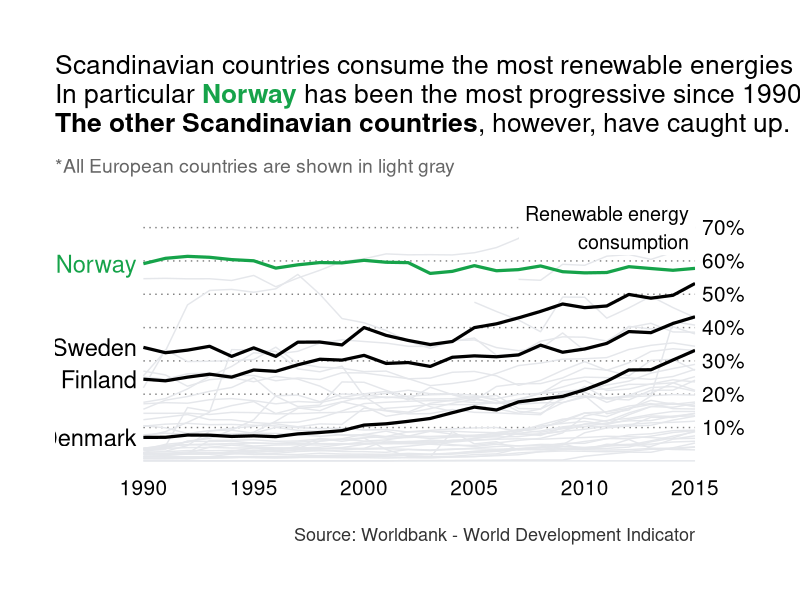
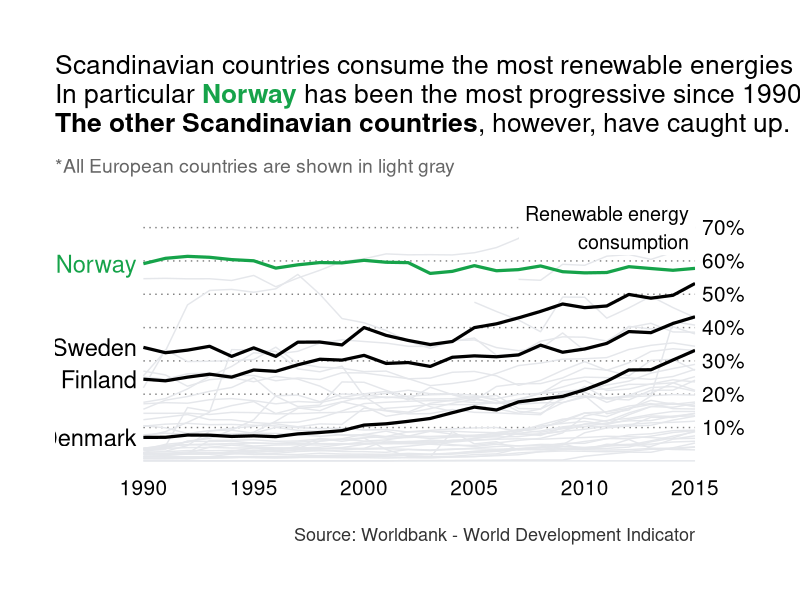

Write the R code that produced these figures, in order.
library(tidyverse)
library(scales)
library(ggtext) # install.packages("ggtext")

world_bank_countries <- read_csv("data/world_bank_countries.csv")

renewable_energy <- world_bank_countries %>% 
  filter(country %in% c("Norway", "Finland", "Denmark", 
                        "Sweden")) %>% 
  select(country, year, renewable_energie_consumption) %>% 
  drop_na(renewable_energie_consumption) %>% 
  mutate(
    country = as_factor(country) %>% 
      fct_relevel("Norway", "Denmark", "Sweden", "Finland")
  )

labels <- renewable_energy %>% 
  filter(year == min(year))

fake_grid <- tibble(
  x = c(rep(1990, 7)),
  xend = c(rep(2015, 7)),
  y = seq(10, 70, 10),
  yend = y
)

renewable_energy %>% 
  ggplot(aes(x = year,
             y = renewable_energie_consumption,
             color = country)) +
  geom_segment(
    data = fake_grid,
    aes(x = x, y = y, xend = xend, yend = yend),
    linetype = "dotted",
    color = "grey50"
  ) +
  geom_line(
    data = world_bank_countries %>% filter(continent == "Europe"),
    aes(group = country), color = "#E5E7EB"
  ) +
  geom_line(size = 1.1) +
  annotate(
    geom = "label",
    x = 2015,
    y = 70,
    size = 5,
    label = "Renewable energy\nconsumption",
    hjust = 1,
    label.size = 0
  ) +
  geom_text(
    data = labels,
    aes(label = country),
    size = 6,
    hjust = 1,
    nudge_x = -.3
  ) +
  scale_y_continuous(position = "right",
                     limits = c(0, 75),
                     name = NULL,
                     labels = label_percent(scale = 1),
                     breaks = seq(10, 70, 10)) +
  scale_x_continuous(limits = c(1986, 2015),
                     expand = expansion(0),
                     name = NULL) +
  scale_color_manual(values = c("#16A34A",
                                rep("1F2937", 3)),
                     guide = "none") +
  labs(
    title = paste("Scandinavian countries consume the most renewable energies in",
                  "Europe.<br />",
                  "In particular **<span style='color: #16A34A'>Norway</span>**",
                  "has been the most progressive since 1990.<br />",
                  "**The other",
                  "Scandinavian countries**, however, have caught up."),
    subtitle = "*All European countries are shown in light gray",
    y = "",
    caption = "Source: Worldbank - World Development Indicator",
    x = ""
  ) +
  theme(
    plot.margin = unit(rep(1.4, 4), "cm"),
    panel.background = element_rect(fill = NA, color = NA),
    panel.grid = element_blank(),
    axis.ticks = element_blank(),
    axis.text = element_text(size = 15, color = "black"),
    plot.title = element_markdown(size = 19, lineheight = 1.1,
                              color = "black",
                              margin = margin(b = 15)),
    plot.subtitle = element_text(size = 14, color = "grey40",
                                 margin = margin(b = 15)),
    plot.caption = element_text(size = 13, color = "grey20",
                                margin = margin(t = 20)),
    axis.line = element_blank(),
  ) 

ggsave(
  filename = "final_plots/renewable_energies.png",
  dpi = 320,
  width = 12,
  height = 8
)
